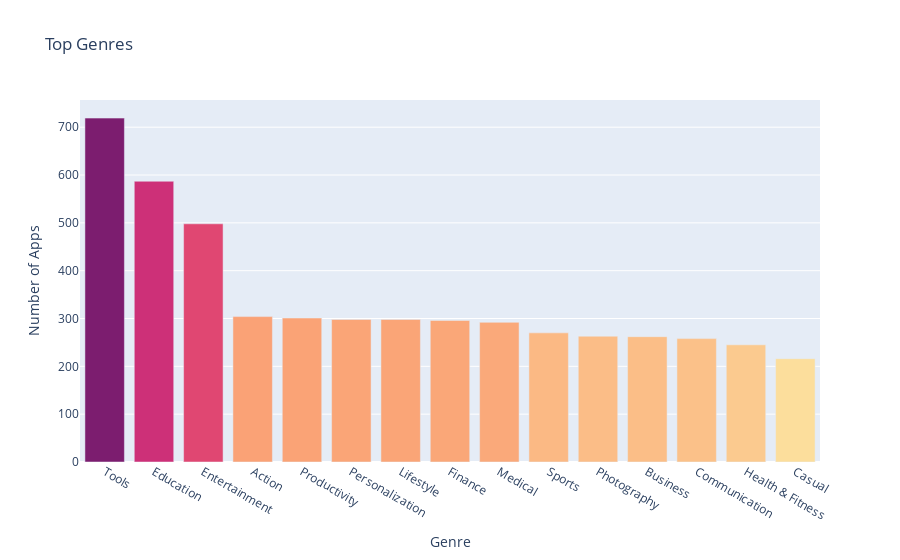

Source (notebook cell):
### Markdown cell above
# Color Scales in Plotly Charts - Competition in Genres

### Code cell
bar = px.bar(stack, 
             x=num_genres.index[:15], 
             y=num_genres.values[:15],
             title='Top Genres',
             hover_name=num_genres.index[:15],
             color=num_genres.values[:15],
             color_continuous_scale='sunsetdark'
             )

bar.update_layout(xaxis_title='Genre',
                  yaxis_title='Number of Apps',
                  coloraxis_showscale=False)

bar.show()

### Figure 1 — Plotly figure (JSON) as saved in the notebook; plotly's stock layout.template omitted (floating-point values rounded to 4 significant figures)
{"data": [{"alignmentgroup": "True", "hovertemplate": "<b>%{hovertext}</b><br><br>x=%{x}<br>y=%{y}<br>color=%{marker.color}<extra></extra>", "hovertext": ["Tools", "Education", "Entertainment", "Action", "Productivity", "Personalization", "Lifestyle", "Finance", "Medical", "Sports", "Photography", "Business", "Communication", "Health & Fitness", "Casual"], "legendgroup": "", "marker": {"color": [719, 587, 498, 304, 301, 298, 298, 296, 292, 270, 263, 262, 258, 245, 216], "coloraxis": "coloraxis", "pattern": {"shape": ""}}, "name": "", "offsetgroup": "", "orientation": "v", "showlegend": false, "textposition": "auto", "type": "bar", "x": ["Tools", "Education", "Entertainment", "Action", "Productivity", "Personalization", "Lifestyle", "Finance", "Medical", "Sports", "Photography", "Business", "Communication", "Health & Fitness", "Casual"], "xaxis": "x", "y": [719, 587, 498, 304, 301, 298, 298, 296, 292, 270, 263, 262, 258, 245, 216], "yaxis": "y"}], "layout": {"barmode": "relative", "coloraxis": {"colorbar": {"title": {"text": "color"}}, "colorscale": [[0, "rgb(252, 222, 156)"], [0.1667, "rgb(250, 164, 118)"], [0.3333, "rgb(240, 116, 110)"], [0.5, "rgb(227, 79, 111)"], [0.6667, "rgb(220, 57, 119)"], [0.8333, "rgb(185, 37, 122)"], [1, "rgb(124, 29, 111)"]], "showscale": false}, "legend": {"tracegroupgap": 0}, "title": {"text": "Top Genres"}, "xaxis": {"anchor": "y", "domain": [0, 1], "title": {"text": "Genre"}}, "yaxis": {"anchor": "x", "domain": [0, 1], "title": {"text": "Number of Apps"}}}}
